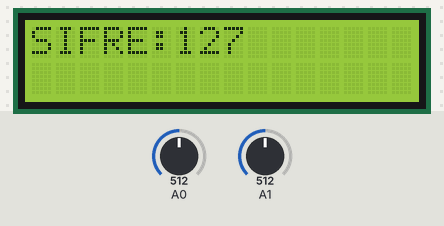
A sketch run on a simulated Arduino Uno, built with avr-gcc and run on an emulated ATmega328P. On the bench: 16×2 character LCD. The inputs (shaded band) are chosen by the test bench; at power-on: A0 = 512, A1 = 512. What the sketch prints to the serial monitor is not drawn.

Above: at 1.2 s.
1.3 s: A0 set to 546
2.8 s: A0 set to 569
At 3.9 s:
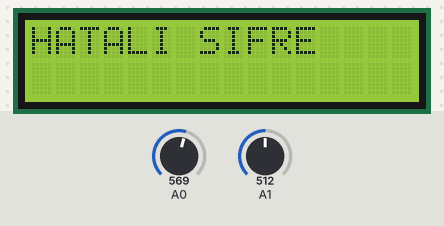
4.3 s: A0 set to 545
At 5.8 s:
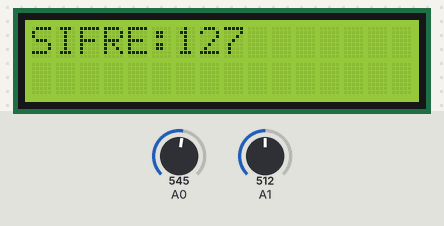
6.3 s: A1 set to 565
At 7.5 s:
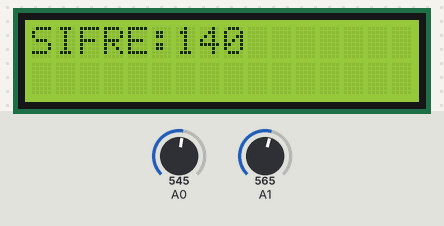
7.8 s: A1 set to 545
At 8.8 s:
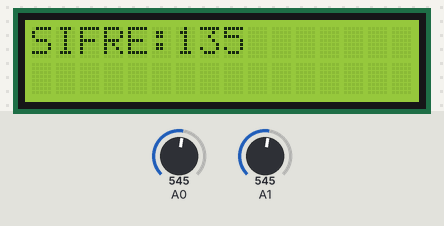
9.3 s: A1 set to 716
At 9.8 s:
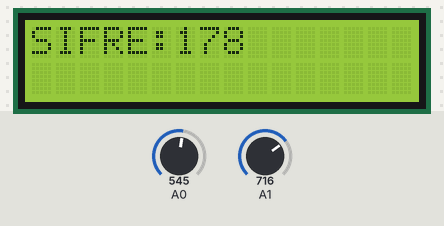
Timing chart, 0 to 11.8 s (numbered marks = the images above; inputs shaded):
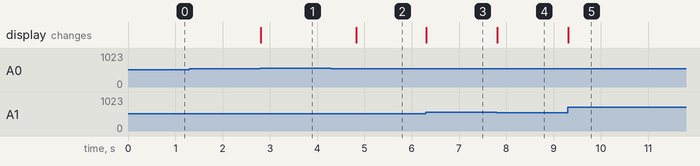

Measured:
- the behaviour switches between 554 and 555 on A0 (found by bisection; images 0 and 1)
- after the input at 1.3 s, every drawn part: stays the same
- after the input at 2.8 s, the display: changes at once (image 1)
- after the input at 4.3 s, the display: changes after 0.52 s (image 2)
- after the input at 6.3 s, the display: changes at once (image 3)
- after the input at 7.8 s, the display: changes at once (image 4)
- after the input at 9.3 s, the display: changes at once (image 5)

The sketch:

sifreleme_lcd.ino
```cpp
#include <LiquidCrystal.h>
LiquidCrystal lcd(8,9,4,5,6,7);
byte a[]={0,0,4,4,27,4,4,0};
byte b[]={0,0,17,10,0,10,17,0};
byte c[]={0,0,0,0,0,0,0,0};
int deger=8;
int okunan=0;
int pot = 100000;
int islem=0;

byte ab[]={4,10,17,31,31,17,10,4};

#define sag 0
#define ust 1
#define alt 2
#define sol 3
#define secim 4
#define yok 5


void setup() {
  lcd.begin(16,2);
  pinMode(A1,INPUT);
  Serial.begin(9600);
  lcd.createChar(0,ab);
}

void loop() {
  lcd.clear();
   do
   {
    deger=tus_oku();
    pot=analogRead(A1);
    pot = map(pot,0,1023,0,255);
    Serial.println(pot);
    lcd.setCursor(0,0);
    lcd.print("SIFRE:");
    lcd.setCursor(6,0);
    lcd.print(pot);
    if(pot<100)
    {
      lcd.setCursor(8,0);
      lcd.print(" ");
    }
    if(pot<10)
    {
      lcd.setCursor(7,0);
      lcd.print(" ");
    }

  }while(deger!=secim);
  deger=9;

  if(pot==125)
  {
    lcd.clear();
    lcd.setCursor(0,0);
    lcd.print("ISLEM BASARILI");
    delay(1000);
    lcd.clear();
    do
    {
    deger=tus_oku();
    lcd.setCursor(0,0);
    if(islem==0){lcd.print("DOSYA SISTEMI");}
    if(islem==1){lcd.clear();lcd.print("ARSIV");}

    if(deger==ust && islem<=2){islem++;}
    if(deger==alt && islem>=1){islem--;}
    if(deger==sag){lcd.setCursor(0,0);lcd.print("CIKIS YAPILDI");delay(1000);break;}

  }while(deger!=secim);
  deger=9;
  }
  else
  {
    lcd.clear();
    lcd.setCursor(0,0);
    lcd.print("HATALI SIFRE");
    delay(1000);
  }
}


int tus_oku()
{
  okunan=analogRead(0);
  if(okunan>1000)return yok;
  if(okunan<50)return sag;
  if(okunan<195)return ust;
  if(okunan<380)return alt;
  if(okunan<555)return sol;
  if(okunan<790)return secim;
  return yok;
}
```
